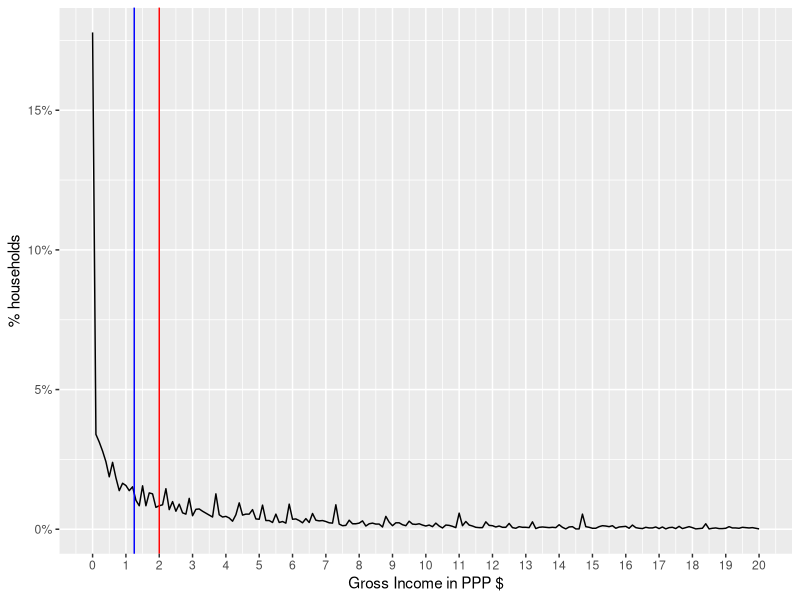
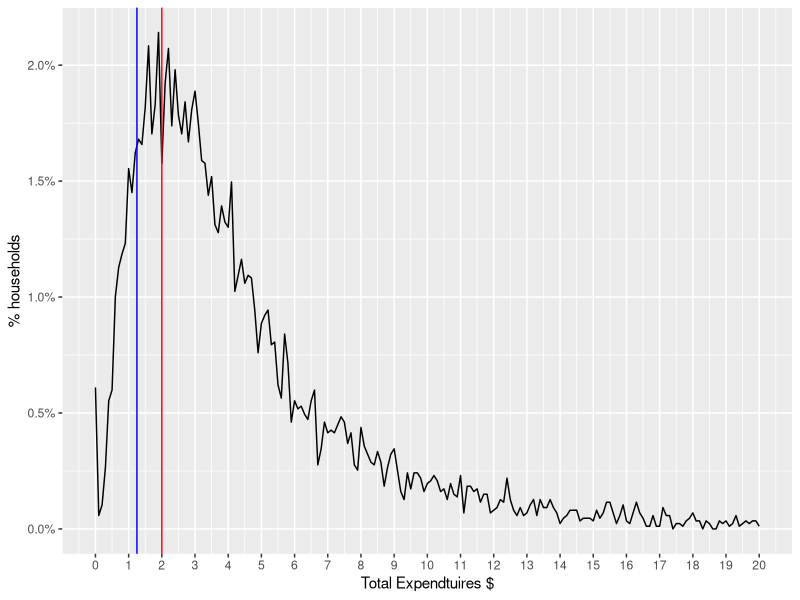
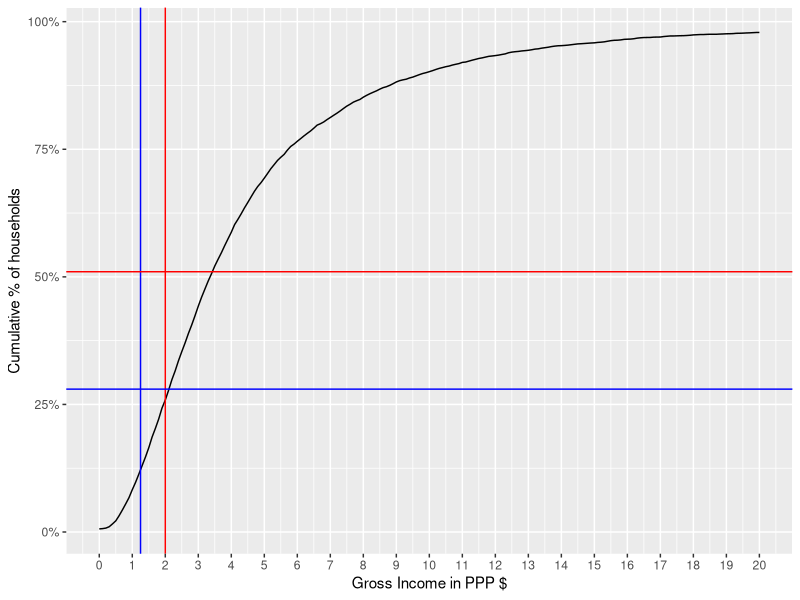
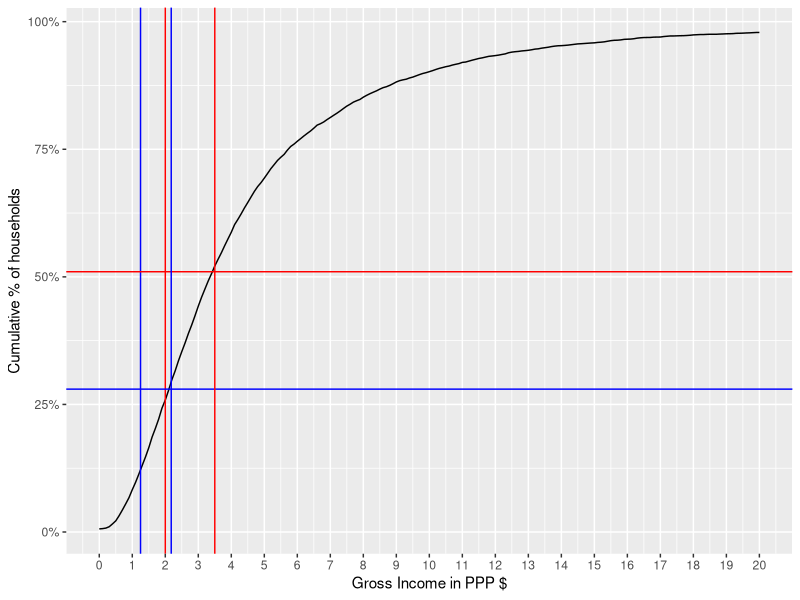
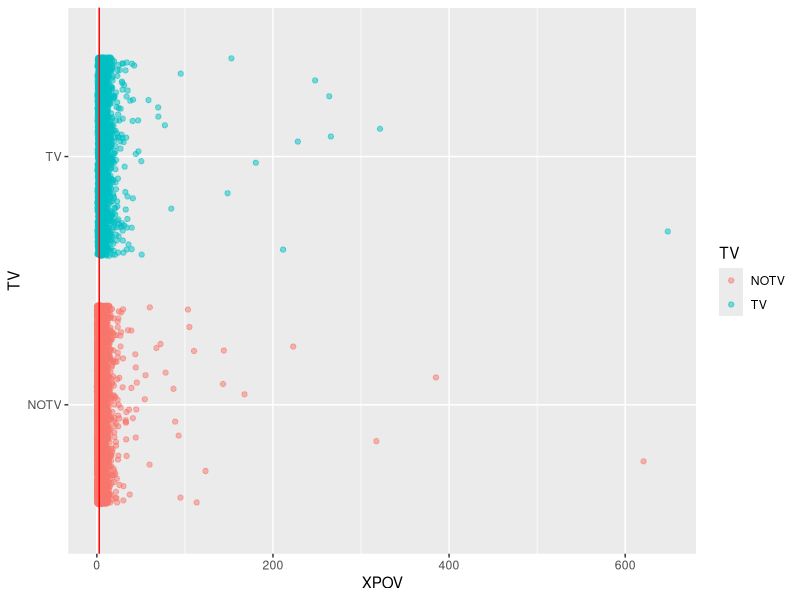
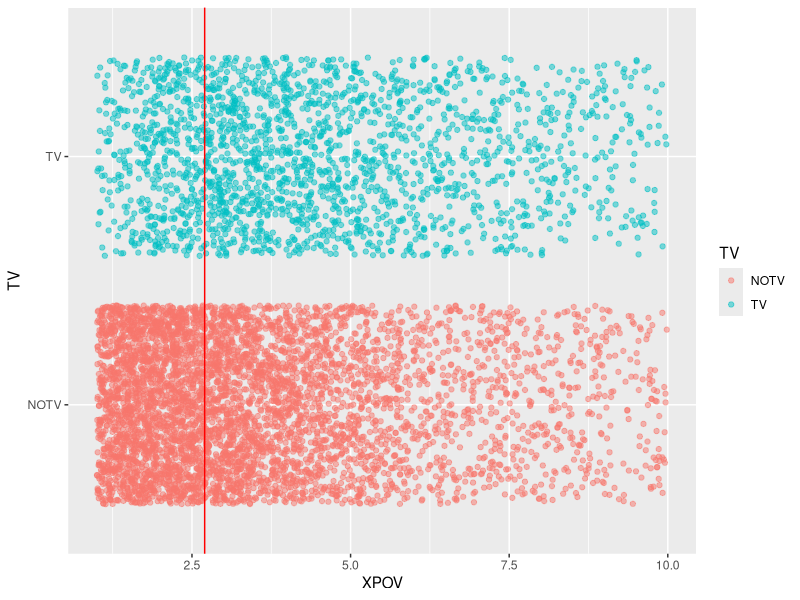

The R script that drew these images, in order: (Note: this script raises an error after producing the figures.)
## ---- chunk 1

library('foreign')
# We'll assume having Ghana/Ethiopia data in the directory
household = read.dta('GHA_2006_GLSS_v01_M_v01_A_SHIP_Stata8/GHA_2005_H.dta')
expenses = read.dta('GHA_2006_GLSS_v01_M_v01_A_SHIP_Stata8/GHA_2005_E.dta')
individuals = read.dta('GHA_2006_GLSS_v01_M_v01_A_SHIP_Stata8/GHA_2005_I.dta')


#household = read.dta('ETH_2004_HICES_v01_M_v01_A_SHIP_Stata8/ETH_2004_H_P.dta')
#expenses = read.dta('ETH_2004_HICES_v01_M_v01_A_SHIP_Stata8/ETH_2004_E_P.dta')
#individuals = read.dta('ETH_2004_HICES_v01_M_v01_A_SHIP_Stata8/ETH_2004_I_P.dta')

#ETH_2000_HICES_v01_M_v01_A_SHIP_Stata8

#household = read.dta('ETH_2000_HICES_v01_M_v01_A_SHIP_Stata8/ETH_2000_H_P.dta')
#expenses = read.dta('ETH_2000_HICES_v01_M_v01_A_SHIP_Stata8/ETH_2000_E_P.dta')
#individuals = read.dta('ETH_2000_HICES_v01_M_v01_A_SHIP_Stata8/ETH_2000_I_P.dta')
## ---- chunk 2
household$INC_TOT_G_PPP_DAILY = household$INC_TOT_G / expenses$PPP2005[1] / 365

household$XPOV = household$INC_TOT_G_PPP_DAILY
## ---- chunk 3
library(ggplot2)
library(scales)
distPlot = ggplot(household, aes(x=XPOV, nrow=nrow(household), y=..count.. / nrow)) +
geom_line(stat='bin', binwidth=0.1) + scale_y_continuous(labels = percent_format()) + 
geom_vline(xintercept=2.0, color='red') + geom_vline(xintercept=1.25, color='blue')

distPlot + scale_x_continuous(limits=c(0, 20), breaks=0:20)  + labs(x='Gross Income in PPP $', y='% households')
## ---- chunk 4
sum(household$INC_TOT_G_PPP_DAILY == 0.0) / nrow(household)
## ---- chunk 5

# EXPENDTIURES
if('PCEXPDR_PPP' %in% names(household)){ # for Ghana
  #household$XPOV = household$PCEXP / expenses$PPP2005 / 365
  household$XPOV = household$PCEXPDR_PPP / 365

}else{ # for  Ethiopia
  household$XPOV = household$PCEXP_PPP / 365
}

distPlot = ggplot(household, aes(x=XPOV, nrow=nrow(household), y=..count.. / nrow)) +
geom_line(stat='bin', binwidth=0.1) + scale_y_continuous(labels = percent_format()) + 
geom_vline(xintercept=2.0, color='red') + geom_vline(xintercept=1.25, color='blue')
distPlot + scale_x_continuous(limits=c(0, 20), breaks=0:20)  + labs(x='Total Expendtuires $', y='% households')
## ---- chunk 6
sum(household$XPOV == 0.0) / nrow(household)
## ---- chunk 7
distPlot + aes(y=cumsum(..count..)/nrow) + scale_x_continuous(limits=c(0, 20), breaks=0:20)  +
labs(x='Gross Income in PPP $', y='Cumulative % of households') +
geom_hline(yintercept=0.51, color='red') + 
geom_hline(yintercept=0.28, color='blue')
## ---- chunk 8
# VISUAL ROUGH CALCULATION (just multiplied the hlines by a factor)
distPlot + aes(y=cumsum(..count..)/nrow) + scale_x_continuous(limits=c(0, 20), breaks=0:20)  +
labs(x='Gross Income in PPP $', y='Cumulative % of households') +
geom_hline(yintercept=0.51, color='red') + 
geom_hline(yintercept=0.28, color='blue') + 
geom_vline(xintercept=3.5, color='red') + geom_vline(xintercept=2.18, color='blue')
## ---- chunk 9
household$poor = household$XPOV < 3.5
# for households levels
table(household$poor)
sum(household$poor, na.rm=T) / nrow(household)
## ---- chunk 10
# for individuals levels
sum(household$poor * household$HHSIZE, na.rm=T) / sum(household$HHSIZE)
## ---- chunk 11
household$poor = household$XPOV < 2.7
# for households levels
table(household$poor)
sum(household$poor, na.rm=T) / nrow(household)
sum(household$poor * household$HHSIZE, na.rm=T) / sum(household$HHSIZE)
## ---- chunk 12
# the default levels are 'YES', 'NO', let's change them to make the table more readble
levels(household$TV) = c('NOTV', 'TV')
table(household$poor, household$TV)
## ---- chunk 13
tv_xpov = ggplot(subset(household, !is.na(TV)), aes(y=TV, x=XPOV, col=TV)) +
geom_point(alpha=0.5, position=position_jitter(0.05)) + geom_vline(xintercept=2.7, color='red')
tv_xpov
## ---- chunk 14
tv_xpov + scale_x_continuous(limits=c(1,10)) 
## ---- chunk 15
library(caTools) # for sampling
set.seed(3000) # to ensure consistent runs
split = sample.split(household$poor, SplitRatio=0.7) 

train.household = subset(household, split)
test.household = subset(household, !split)

# you can use '.' to refer to all variable or . - VAR1 - VAR2 to exclude some variables
logit1 = glm(poor ~ TV + TOILET, data=household, family=binomial) 
summary(logit1)
## ---- chunk 16
poor.prediction = predict(logit1, newdata=test.household, type="response")
head(poor.prediction)
## ---- chunk 17
table(test.household$poor, poor.prediction > 0.5)

# Let's put some labels
table(factor(test.household$poor, labels=c('NO_POOR', 'POOR')),
      factor(poor.prediction > 0.5, labels=c('MODEL_NOPOOR', 'MODEL_POOR')))

# or you can use the more polished way of confusionMatrix in caret library

library(caret)
library(e1071)

confusionMatrix(poor.prediction > 0.5, test.household$poor)
## ---- chunk 18
library(ROCR)

logit1.ROCRpred = prediction(poor.prediction, test.household$poor) # prediction object

perf = performance(logit1.ROCRpred, 'tpr', 'fpr')
rocplot = function(perf){
  qplot(perf@x.values[[1]], perf@y.values[[1]], geom='line') + labs(x=perf@x.name, y=perf@y.name, title=perf@alpha.name) # plot ROC
}
rocplot(perf)
## ---- chunk 19
# this way you can get auc, precision, recall as values or as plots where the 
# the x axis is the cutoff and the xaxis is the metric. 
# to get the area under the curve
as.numeric(performance(logit1.ROCRpred, 'auc')@y.values)

# for the precision and recall
library(reshape)
percision = performance(logit1.ROCRpred, 'prec')@y.values[[1]]
recall =  performance(logit1.ROCRpred, 'rec')@y.values[[1]]
cutoffs  = performance(logit1.ROCRpred, 'prec')@x.values[[1]]

df = data.frame(cutoff=cutoffs, percision=percision, recall=recall)
df = melt(df, id='cutoff')

# you can use the tpr/fpr style of graph using rocplot(performance(logit1.ROCRpred, 'prec', 'rec'))
ggplot(df, aes(x=cutoff, color=variable, y=value)) + geom_line() + labs(title="Precision and Recall")

## ---- chunk 20
library(randomForest)
# note in randomForests, NA values must be imputed or totally ignored 
forest1 = randomForest(poor ~ WALLS + FLOOR + WATER + OWNHOUSE + ROOMS + ROOF, data=train.household, nodesize=25, ntree=200)
# forest1 = train(poor ~ WALLS + FLOOR + WATER + OWNHOUSE + ROOMS + ROOF, data=train.household, method='rf', train.household)

# rf_model<-train(poor ~ TV + TOILET + ROOF,data=training1,method="rf",
#                 trControl=trainControl(method="cv",number=5),
#                 prox=TRUE,allowParallel=TRUE)

# The predict function works here as well (there is an alias for each algorithm)
forest1.poor.prediction = predict(forest1, newdata=test.household)
forest1.ROCRpred = prediction(forest1.poor.prediction, test.household$poor)
# We can simply draw and compute everything again for this new model
rocplot(performance(forest1.ROCRpred, 'tpr', 'fpr'))

## ---- chunk 21
logit1.auc = performance(logit1.ROCRpred, 'auc')
forest1.auc = performance(forest1.ROCRpred, 'auc')
logit1.auc@y.values[[1]]
forest1.auc@y.values[[1]]

logit1.tpr.fpr = performance(logit1.ROCRpred, 'tpr', 'fpr')
forest1.tpr.fpr = performance(forest1.ROCRpred, 'tpr', 'fpr')

# not the cleanest way, but will make generating graphs for exploring much much better
df1 = data.frame(logit1.x = logit1.tpr.fpr@x.values[[1]], logit1.y = logit1.tpr.fpr@y.values[[1]])
df2 = data.frame(forest1.x = forest1.tpr.fpr@x.values[[1]], forest1.y = forest1.tpr.fpr@y.values[[1]])
ggplot(df1, aes(x = logit1.x, y=logit1.y)) +
  geom_line() +
  geom_line(data=df2, aes(forest1.x, forest1.y), color='red') +
  labs(title="Comparison between logit1 and forest1", x='cutoff', y='value')
## ---- chunk 22
library(rpart)
## ---- chunk 23
fitControl = trainControl(method='cv', number=10)
cartGrid = expand.grid(.cp=(1:50)*0.01)
#train(poor ~ WALLS + TOILET + TV, data=train.household, method='rpart', trControl=fitControl, tuneGrid=cartGrid)
